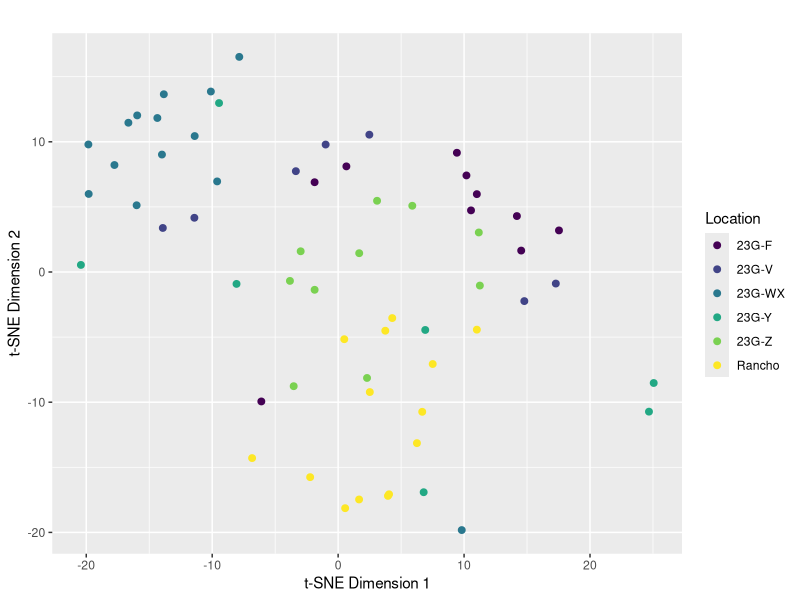

Reproduce this figure in R.
# Install the Rtsne package (if you haven't already)
install.packages("Rtsne")

# Load the library
library(Rtsne)
library(readxl) 


# Load the geochemical dataset
naa <- read.csv("Technique Comparison/INAA_comparison_dataset.csv")
#View(naa) #for viewing dataset

#remove non numeric data before running PCA
numeric_naa <- naa[, sapply(naa, is.numeric)]

# Scale the numeric columns
naa_scaled <- scale(numeric_naa)

# Apply t-SNE to the scaled data (e.g., reducing to 2 dimensions)
tsne_results_naa <- Rtsne(naa_scaled, dims = 3, perplexity = 15, pca = T, check_duplicates = F)

# Extract the t-SNE results (coordinates in 2D)
tsne_data_naa <- tsne_results_naa$Y

# Assuming you have a 'location' column or outlier info in your data
# Create a data frame for the results
tsne_naa <- data.frame(tsne_data_naa, Location = naa$Group)
print(tsne_naa)

# Plot the results using ggplot2
library(ggplot2)
library(viridis)

ggplot(tsne_naa, aes(x = X1, y=X2, color= Location)) +
  geom_point(size = 2) +
  scale_color_viridis(discrete = TRUE) +
  labs(title = "",
       x = "t-SNE Dimension 1",
       y = "t-SNE Dimension 2") +
  theme_grey()
